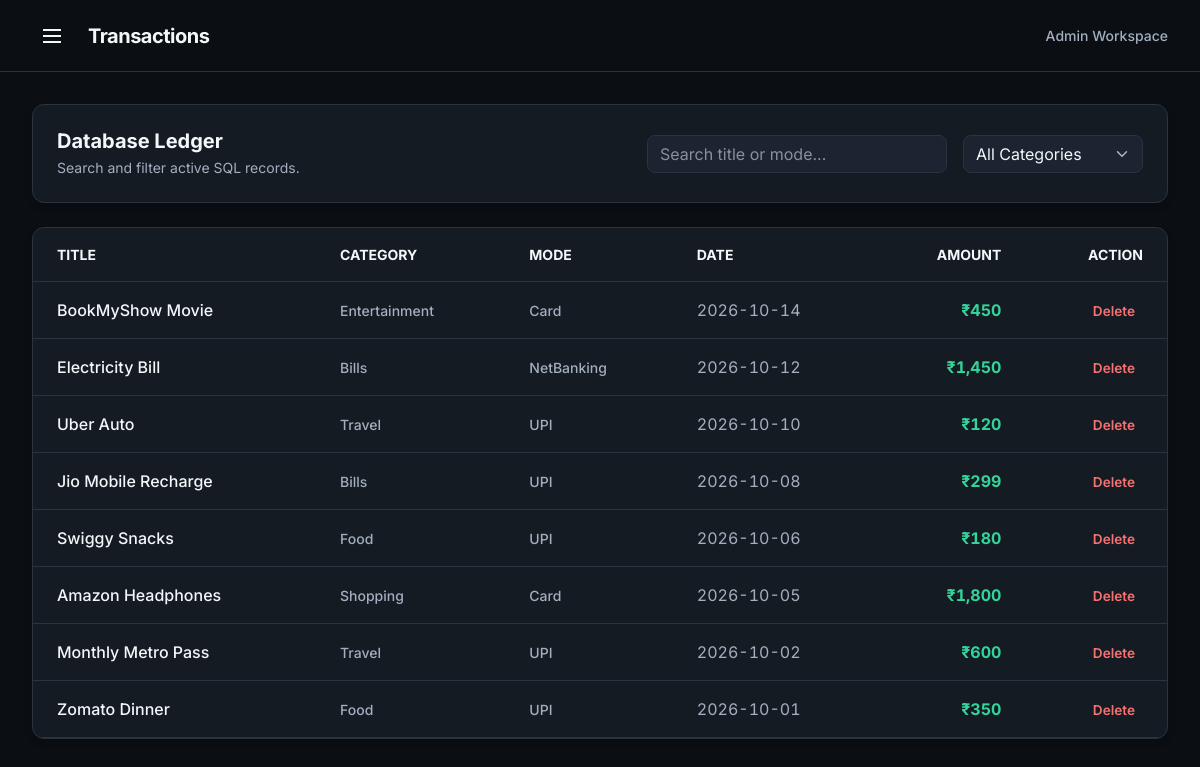
/transactions, run on an earlier commit of the app's database.
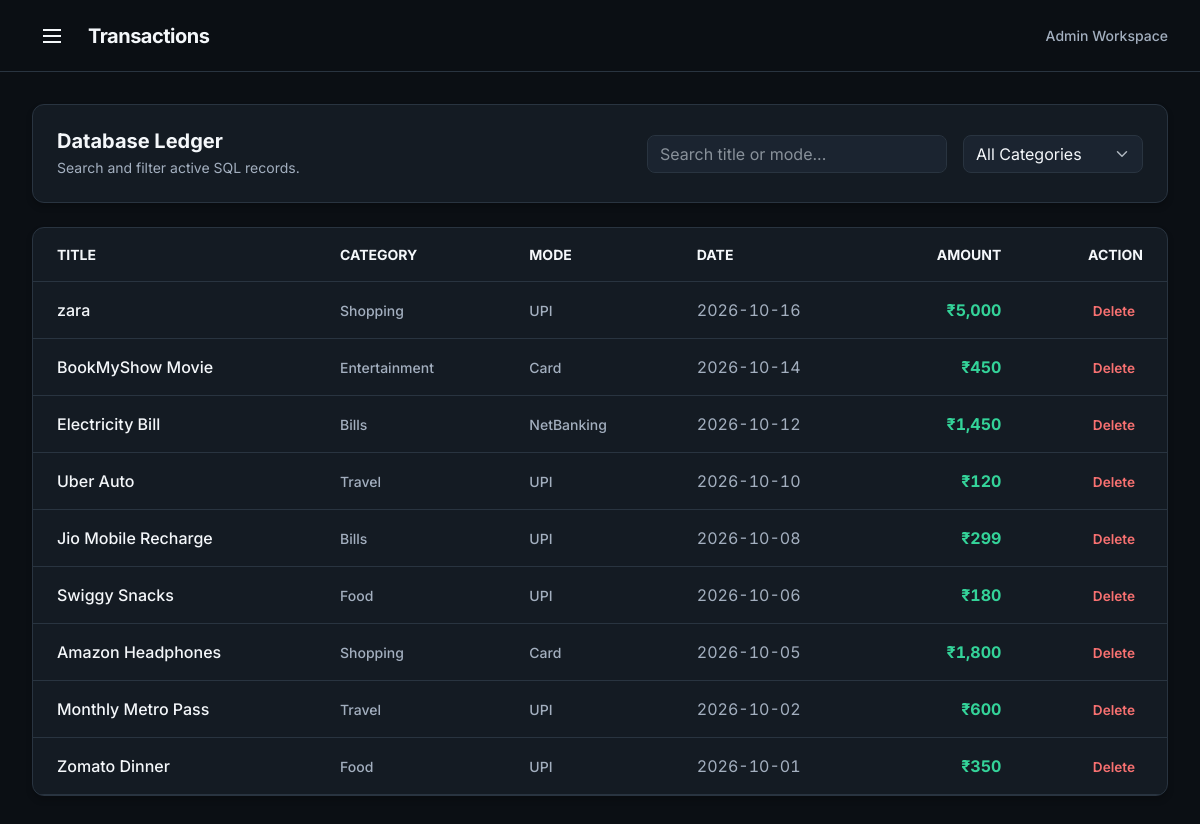
And on a later commit of the database.
### tables this page shows
CREATE TABLE expenses (
    id INTEGER PRIMARY KEY AUTOINCREMENT,
    title TEXT NOT NULL,
    category TEXT NOT NULL,
    payment_mode TEXT NOT NULL,
    amount INTEGER NOT NULL,
    spend_date TEXT NOT NULL
);

### app.py (the view)
@app.route('/transactions')
def transactions():
    conn = get_db_connection()
    expenses = conn.execute(
        'SELECT * FROM expenses ORDER BY spend_date DESC, id DESC'
    ).fetchall()
    conn.close()
    return render_template('transactions.html', expenses=expenses)

### app.py (called while the page is built)
def get_db_connection():
    conn = sqlite3.connect(DATABASE_PATH)
    conn.row_factory = sqlite3.Row
    conn.execute('''
        CREATE TABLE IF NOT EXISTS expenses (
            id INTEGER PRIMARY KEY AUTOINCREMENT,
            title TEXT NOT NULL,
            category TEXT NOT NULL,
            payment_mode TEXT NOT NULL,
            amount INTEGER NOT NULL,
            spend_date TEXT NOT NULL
        )
    ''')
    return conn

@app.context_processor
def inject_trash_count():
    return {'trash_count': len(session.get('deleted_items', []))}

### templates/transactions.html (shortened to what this page needs)
{% extends "base.html" %}
{% block header_title %}Transactions{% endblock %}
{% block content %}
<div class="content-container">
    <div class="surface-card p-4 mb-4">
        <div class="row g-3 align-items-center justify-content-between">
            <div class="col-lg-5">
                <h2 class="h5 fw-bold mb-1 text-light">Database Ledger</h2>
                <p class="text-secondary small mb-0">Search and filter active SQL records.</p>
            </div>
            <div class="col-lg-7 d-flex gap-3 justify-content-lg-end">
                <input type="search" id="searchInput" class="form-control" style="max-width: 300px;" placeholder="Search title or mode..." oninput="filterLedger()">
                <select id="catFilter" class="form-select" style="max-width: 180px;" onchange="filterLedger()">
                    <option value="">All Categories</option>
                </select>
            </div>
        </div>
    </div>
    <div class="surface-card overflow-hidden">
        <div class="table-responsive">
            <table class="table table-hover align-middle mb-0" id="ledgerTable">
                <thead>
                    <tr class="text-secondary small text-uppercase">
                        <th class="py-3 px-4 border-subtle">Title</th>
                        <th class="py-3 px-4 border-subtle">Category</th>
                        <th class="py-3 px-4 border-subtle">Mode</th>
                        <th class="py-3 px-4 border-subtle">Date</th>
                        <th class="py-3 px-4 border-subtle text-end">Amount</th>
                        <th class="py-3 px-4 border-subtle text-end">Action</th>
                    </tr>
                </thead>
                <tbody>
                    {% for e in expenses %}
                    <tr data-title="{{ e['title'] | lower }}" data-category="{{ e['category'] }}" data-mode="{{ e['payment_mode'] | lower }}">
                        <td class="py-3 px-4 fw-medium text-light border-subtle">{{ e['title'] }}</td>
                        <td class="py-3 px-4 border-subtle"><span class="text-secondary small fw-medium">{{ e['category'] }}</span></td>
                        <td class="py-3 px-4 border-subtle"><span class="text-secondary small fw-medium">{{ e['payment_mode'] }}</span></td>
                        <td class="py-3 px-4 text-secondary tabular-nums border-subtle">{{ e['spend_date'] }}</td>
                        <td class="py-3 px-4 text-end fw-bold tabular-nums text-success border-subtle">₹{{ "{:,.0f}".format(e['amount']) }}</td>
                        <td class="py-3 px-4 text-end border-subtle">
                            <a href="{{ url_for('delete_expense', txn_id=e['id']) }}" class="btn-ghost py-1 px-2 text-danger border-0">Delete</a>
                        </td>
                    </tr>
                    {% else %}
                    <tr><td colspan="6" class="text-center py-5 text-secondary">No transactions found.</td></tr>
                    {% endfor %}
                </tbody>
            </table>
        </div>
    </div>
</div>
{% endblock %}

### templates/base.html (shortened to what this page needs)
<!DOCTYPE html>
<html lang="en" data-bs-theme="dark">
<head>
    <link href="https://cdn.jsdelivr.net/npm/bootstrap@5.3.0/dist/css/bootstrap.min.css" rel="stylesheet">
    <link href="https://cdn.jsdelivr.net/npm/bootstrap-icons@1.11.1/font/bootstrap-icons.css" rel="stylesheet">
</head>
<body>
<div class="app-wrapper">
    <div class="main-content" id="mainContent">
        <header class="top-navbar">
            <div class="d-flex align-items-center gap-3">
                <button class="btn-menu d-flex align-items-center justify-content-center" type="button" onclick="toggleSidebar()" aria-label="Toggle Menu">
                    <svg width="24" height="24" viewBox="0 0 24 24" fill="none" stroke="currentColor" stroke-width="2"><line x1="3" y1="12" x2="21" y2="12"></line><line x1="3" y1="6" x2="21" y2="6"></line><line x1="3" y1="18" x2="21" y2="18"></line></svg>
                </button>
                <h1 class="h5 fw-bold mb-0 text-light" style="letter-spacing: -0.5px;">{% block header_title %}Dashboard{% endblock %}</h1>
            </div>
            <div class="d-flex align-items-center gap-3">
                <span class="text-secondary small fw-medium d-none d-sm-block">Admin Workspace</span>
            </div>
        </header>
        <div class="page-transition-wrapper">
            {% block content %}{% endblock %}
        </div>
    </div>
</div>
</body>
</html>

### templates/base.html (style rules this page uses)
:root { --bg-main: #0B0F14; --bg-surface: #141B23; --bg-elevated: #1B2430; --border-subtle: #293440; --accent-emerald: #34D399; --accent-emerald-dim: rgba(52, 211, 153, 0.12); --accent-blue: #60A5FA; --accent-blue-dim: rgba(96, 165, 250, 0.12); --danger-red: #F87171; --danger-dim: rgba(248, 113, 113, 0.12); --text-primary: #F4F7FA; --text-secondary: #A3AFBF; --sidebar-width: 280px; --header-height: 72px; }
body { font-family: 'Inter', sans-serif; background-color: var(--bg-main) !important; color: var(--text-primary); min-height: 100vh; margin: 0; overflow-x: hidden; -webkit-font-smoothing: antialiased; }
.tabular-nums { font-variant-numeric: tabular-nums; }
.text-light { color: var(--text-primary) !important; }
.text-secondary { color: var(--text-secondary) !important; }
.text-success { color: var(--accent-emerald) !important; }
.text-danger { color: var(--danger-red) !important; }
.app-wrapper { display: flex; min-height: 100vh; width: 100vw; }
.main-content { flex: 1; width: 100%; display: flex; flex-direction: column; min-width: 0; min-height: 100vh; }
.top-navbar { height: var(--header-height); background-color: var(--bg-main); border-bottom: 1px solid var(--border-subtle); padding: 0 2rem; display: flex; align-items: center; justify-content: space-between; position: sticky; top: 0; z-index: 1020; flex-shrink: 0; }
.page-transition-wrapper { animation: fadeIn 0.3s ease forwards; flex: 1; display: flex; flex-direction: column; }
.content-container { padding: 2rem; max-width: 1400px; width: 100%; margin: 0 auto; flex: 1; }
.surface-card { background-color: var(--bg-surface); border: 1px solid var(--border-subtle); border-radius: 12px; box-shadow: 0 4px 6px rgba(0, 0, 0, 0.2); }
.btn-ghost { background-color: transparent; color: var(--text-primary); border: 1px solid var(--border-subtle); border-radius: 8px; padding: 0.4rem 0.85rem; font-size: 0.85rem; font-weight: 600; text-decoration: none; transition: all 0.2s ease; }
.btn-menu { border: none; padding: 0.5rem; border-radius: 6px; color: var(--text-primary); background: transparent; cursor: pointer; }
.form-control, .form-select { background-color: var(--bg-elevated) !important; color: var(--text-primary) !important; border: 1px solid var(--border-subtle) !important; border-radius: 8px; }
.table { --bs-table-bg: transparent; --bs-table-color: var(--text-primary); --bs-table-border-color: var(--border-subtle); }

What changed in the data, as far as the page shows it:
added expenses: title "zara", category "Shopping", payment_mode "UPI", spend_date "2026-10-16", amount "5,000"
